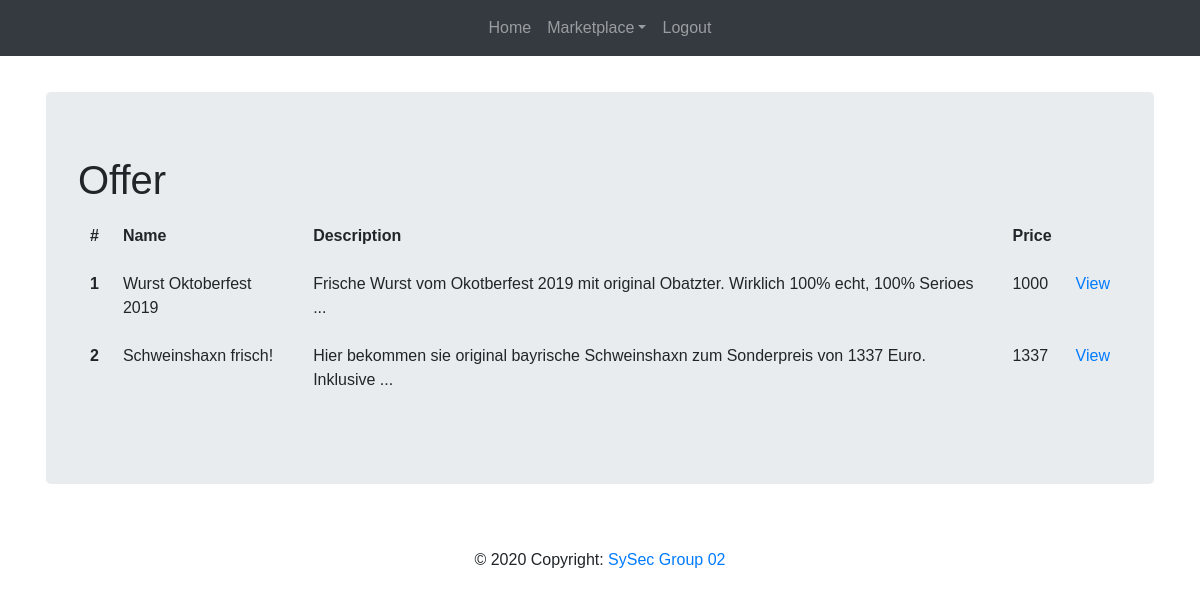
Screenshot of /market.php (signed in) with the database file from the repository.
### tables this page shows
CREATE TABLE `offer` (
  `id` int(5) NOT NULL,
  `title` varchar(30) NOT NULL,
  `descr` text NOT NULL,
  `userid` int(5) NOT NULL,
  `price` varchar(8) NOT NULL
);

### src/market.php (the view, shortened to what this page needs)
<?php
require_once('./includes/config.php');
$sql = "SELECT id, title, descr, userid, price FROM `offer`;";
$result = mysqli_query($link, $sql);
?>
<!doctype html>
<html lang="en">
  <head>
<link href="./assets/dist/css/bootstrap.min.css" rel="stylesheet">
    <link href="./assets/ccss/navbar-top-fixed.css" rel="stylesheet">
	<link href="./assets/ccss/modal.css" rel="stylesheet">
  </head>
  <body>
<?php
require_once('./assets/layout/navbar_inside.php')
 ?>
<main role="main" class="container">
  <div class="jumbotron">
    <h1>Offer</h1>
  <table class="table table-borderless">
  <thead>
    <tr>
      <th scope="col">#</th>
      <th scope="col">Name</th>
      <th scope="col">Description</th>
      <th scope="col">Price</th>
	  <th scope="col"></th>
    </tr>
  </thead>
  <tbody>
<?php
if (mysqli_num_rows($result) > 0) {
  while($row = mysqli_fetch_assoc($result)) {
    echo "
	<tr>
      <th scope='row'>".$row['id']."</th>
      <td>".htmlentities($row['title'])."</td>
      <td title='Click on View to see the full Description'>".htmlentities(substr($row['descr'],0,90))." ...</td>
      <td>".$row['price']."</td>
	  <td><a href='./showOff.php?id=".$row['id']."'>View</a></td>
    </tr>
	";
  }
} else {
  echo "No offer yet here! Create one :D ";
}
?>
  </tbody>
</table>
  </div>
</main>
<?php
require_once('./assets/layout/footer.php');
?>

### src/assets/ccss/navbar-top-fixed.css (style rules this page uses)
body { padding-bottom: 20px; }

### src/assets/ccss/modal.css (style rules this page uses)
body { font-family: Arial, Helvetica, sans-serif; }
.container { padding: 16px; }

### rows the page displays
offer: id "1", title "Wurst Oktoberfest 2019", descr "Frische Wurst vom Okotberfest 2019 mit original Obatzter. Wirklich 100% echt, 100% Serioes", price "1000"
offer: id "2", title "Schweinshaxn frisch!", descr "Hier bekommen sie original bayrische Schweinshaxn zum Sonderpreis von 1337 Euro. Inklusive", price "1337"
